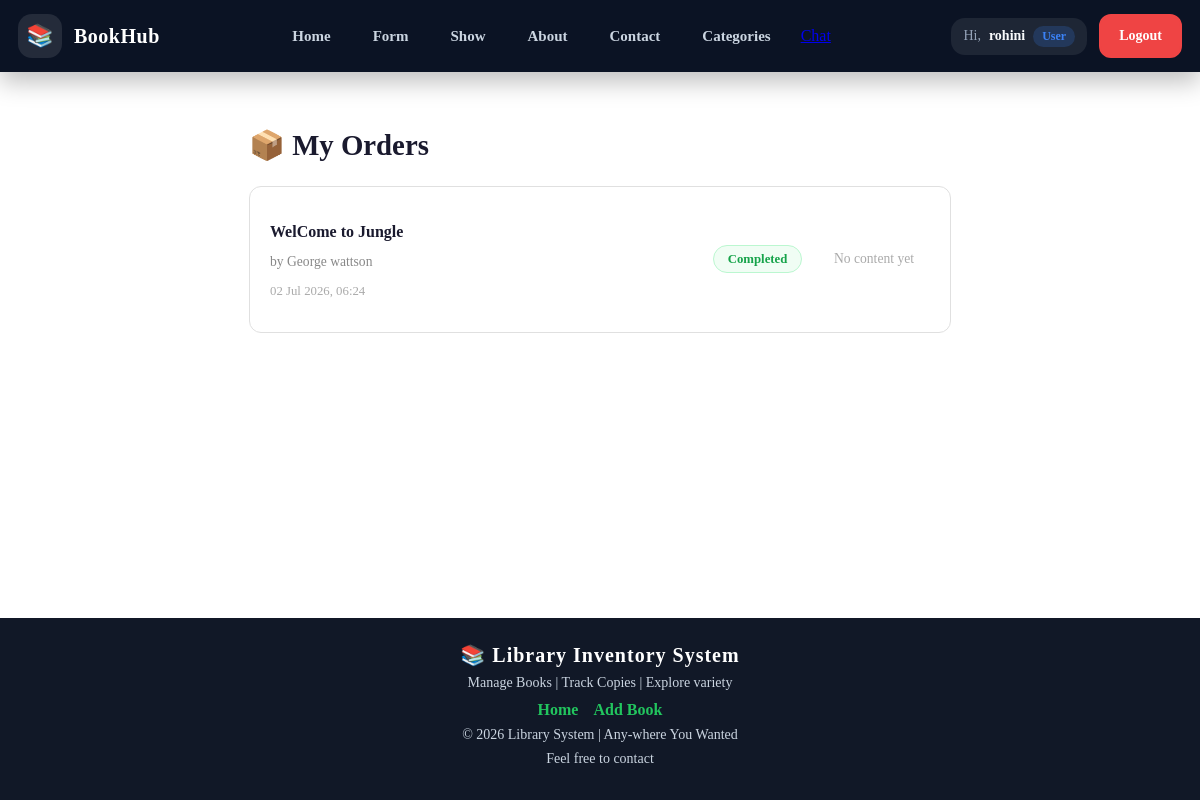
Page /store/orders/ (signed in) on the committed database.
### store_app/models.py (models this page shows, shortened)
class Order(models.Model):
    STATUS = [
        ('pending', 'Pending Payment'),
        ('completed', 'Completed'),
        ('cancelled', 'Cancelled'),
    ]
    order_id = models.CharField(max_length=20, unique=True, blank=True)
    user = models.ForeignKey(User, on_delete=models.CASCADE)
    book = models.ForeignKey(Book, on_delete=models.CASCADE)
    amount = models.DecimalField(max_digits=8, decimal_places=2, default=0)
    status = models.CharField(max_length=20, choices=STATUS, default='pending')
    ordered_at = models.DateTimeField(auto_now_add=True)
    paid_at = models.DateTimeField(blank=True, null=True)

### book_app/models.py (models this page shows, shortened)
class Book(models.Model):
    owner = models.ForeignKey(User, on_delete=models.CASCADE, null=True, blank=True, related_name='books')
    title = models.CharField(max_length=200)
    author = models.CharField(max_length=100)
    genres = models.ManyToManyField(Genre, related_name='books')  # replaces old `genre` CharField
    publication_year = models.IntegerField()
    isbn = models.CharField(max_length=20, unique=True)
    copies_available = models.IntegerField(default=0)
    cover_image = models.ImageField(upload_to='covers/', blank=True, null=True)
    description = models.TextField(blank=True)
    price = models.DecimalField(max_digits=8, decimal_places=2, default=0)
    is_free = models.BooleanField(default=False)
    created_at = models.DateTimeField(auto_now_add=True)

### store_app/views.py (the view)
# urls.py: path('store/orders/', views.my_orders, name='my_orders'),
@login_required(login_url='login_url')
def my_orders(request):
    orders = Order.objects.filter(user=request.user).order_by('-ordered_at')
    return render(request, 'store/my_orders.html', {'orders': orders})

### templates/store/my_orders.html (shortened to what this page needs)
{% extends "base.html" %}
{% block content %}
<div style="max-width:750px; margin:0 auto; padding:2rem 1.5rem;">
  <h2 style="font-size:1.8rem; font-weight:700; color:#1a1a2e; margin-bottom:1.5rem;">📦 My Orders</h2>
  {% if orders %}
    {% for order in orders %}
    <div style="background:#fff; border:1px solid #e0e0e0; border-radius:12px; padding:1.25rem; margin-bottom:1rem; display:flex; justify-content:space-between; align-items:center; flex-wrap:wrap; gap:1rem;">
      <div>
        <h3 style="font-size:1rem; font-weight:600; color:#1a1a2e; margin-bottom:0.25rem;">{{ order.book.title }}</h3>
        <p style="font-size:0.85rem; color:#888;">by {{ order.book.author }}</p>
        <p style="font-size:0.8rem; color:#aaa; margin-top:0.25rem;">{{ order.ordered_at|date:"d M Y, H:i" }}</p>
      </div>
      <div style="display:flex; align-items:center; gap:1rem;">
        <span style="padding:0.35rem 0.85rem; background:#f0fdf4; color:#16a34a; border-radius:20px; font-size:0.8rem; font-weight:600; border:1px solid #bbf7d0;">
          {{ order.status|capfirst }}
        </span>
        {% with first_page=order.book.chapters.first.pages.first %}
        {% if first_page %}
          <a href="{% url 'read_page_url' first_page.pk %}"
            style="padding:0.45rem 1rem; background:#4f46e5; color:#fff; border-radius:8px; text-decoration:none; font-size:0.85rem; font-weight:600;">
            📖 Read
          </a>
  {% else %}
    <span style="padding:0.45rem 1rem; color:#aaa; font-size:0.85rem;">No content yet</span>
  {% endif %}
{% endwith %}
      </div>
    </div>
    {% endfor %}
  {% else %}
    <div style="text-align:center; padding:4rem; color:#aaa;">
      <p style="font-size:3rem; margin-bottom:1rem;">📭</p>
      <p>No orders yet.</p>
      <a href="{% url 'store_home' %}" style="color:#4f46e5; text-decoration:none; font-weight:600;">Browse Books</a>
    </div>
  {% endif %}
</div>
{% endblock %}

### templates/NavBar.html (shortened to what this page needs)
<nav class="nav">
  <div class="nav-inner">
    <a href="{% url 'home_url' %}" class="brand">
      <span class="brand-icon">📚</span>
      <span class="brand-text"> BookHub </span>
    </a>
    <ul class="menu">
      <li><a href="{% url 'home_url' %}" class="link">Home</a></li>
      {% if user.is_authenticated %}
        <li><a href="{% url 'create_book_url' %}" class="link">Form</a></li>
        <li><a href="{% url 'show_book_url' %}" class="link">Show</a></li>
      {% endif %}
      <li><a href="{% url 'about_url' %}" class="link">About</a></li>
      <li><a href="{% url 'contact_url' %}" class="link">Contact</a></li>
      <li><a href="{% url 'categories_url' %}" class="link">Categories</a></li>
      <a href="{% url 'chat_url' %}">Chat</a>
    </ul>
    <div class="right">
      {% if user.is_authenticated %}
        <div class="user-chip">
          <span class="hello">Hi,</span>
          <span class="username">{{ user.username }}</span>
          {% if user.is_superuser %}
            <span class="role admin-role">Admin</span>
          {% else %}
            <span class="role user-role">User</span>
          {% endif %}
        </div>
        <a href="{% url 'logout_url' %}" class="btn btn-logout">Logout</a>
      {% else %}
        <a href="{% url 'login_url' %}" class="btn btn-login">Login</a>
        <a href="{% url 'register_url' %}" class="btn btn-register">Register</a>
      {% endif %}
    </div>
  </div>
</nav>

### templates/NavBar.html (style rules this page uses)
.nav-inner { display: flex; align-items: center; justify-content: space-between; }
* { box-sizing: border-box; }
.right { display: flex; align-items: center; justify-content: flex-end; gap: 12px; }
.btn { height: 44px; min-height: 44px; padding: 0 20px; border-radius: 14px; font-size: 14px; font-weight: 700; text-decoration: none; display: flex; align-items: center; justify-content: center; line-height: 44px; border: 2px solid transparent; margin: 0; }
.nav { width: 100%; background: #0b1324; padding: 14px 0; position: sticky; top: 0; z-index: 999; box-shadow: 0 10px 25px rgba(0, 0, 0, 0.25); }
.nav-inner { max-width: 1200px; margin: auto; padding: 0 18px; display: flex; align-items: center; justify-content: space-between; gap: 18px; }
.brand { display: flex; align-items: center; gap: 12px; text-decoration: none; }
.brand-icon { font-size: 22px; width: 44px; height: 44px; border-radius: 14px; display: flex; align-items: center; justify-content: center; background: rgba(255, 255, 255, 0.1); }
.brand-text { color: #ffffff; font-size: 20px; font-weight: 800; letter-spacing: 0.5px; }
.menu { list-style: none; display: flex; align-items: center; gap: 18px; margin: 0; padding: 0; }
.link { text-decoration: none; color: #cbd5e1; font-weight: 600; font-size: 15px; padding: 8px 12px; border-radius: 10px; transition: 0.25s ease; }
.right { display: flex; align-items: center; gap: 12px; }
.user-chip { display: flex; align-items: center; gap: 8px; padding: 8px 12px; border-radius: 14px; background: rgba(255, 255, 255, 0.08); color: #ffffff; font-size: 14px; }
.hello { color: #94a3b8; font-weight: 500; }
.username { font-weight: 800; color: #f8fafc; }
.role { font-size: 12px; font-weight: 800; padding: 3px 9px; border-radius: 999px; }
.user-role { background: rgba(59, 130, 246, 0.2); color: #3b82f6; }
.btn { height: 42px; padding: 0 18px; border-radius: 12px; font-size: 14px; font-weight: 800; text-decoration: none; display: inline-flex; align-items: center; justify-content: center; line-height: 1; transition: 0.25s ease; cursor: pointer; }
.btn-logout { background: #ef4444; color: #ffffff; border: 2px solid #ef4444; }

### templates/FootBar.html (style rules this page uses)
html, body { height: 100%; margin: 0; }
body { display: flex; flex-direction: column; min-height: 100vh; }

### rows in the picture
Order: book "WelCome to Jungle", book.author "George wattson", ordered_at "02 Jul 2026, 06:24", status "Completed"

### other values in the picture
{{ user.username }} "rohini"
